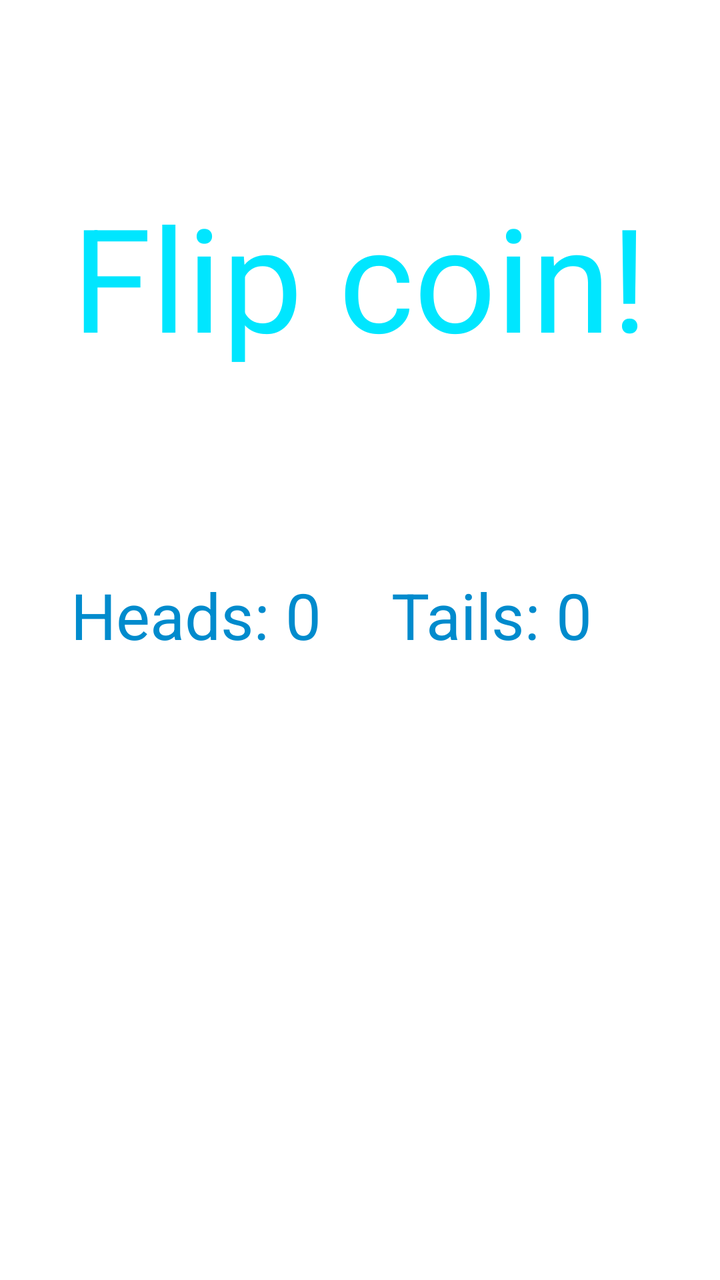
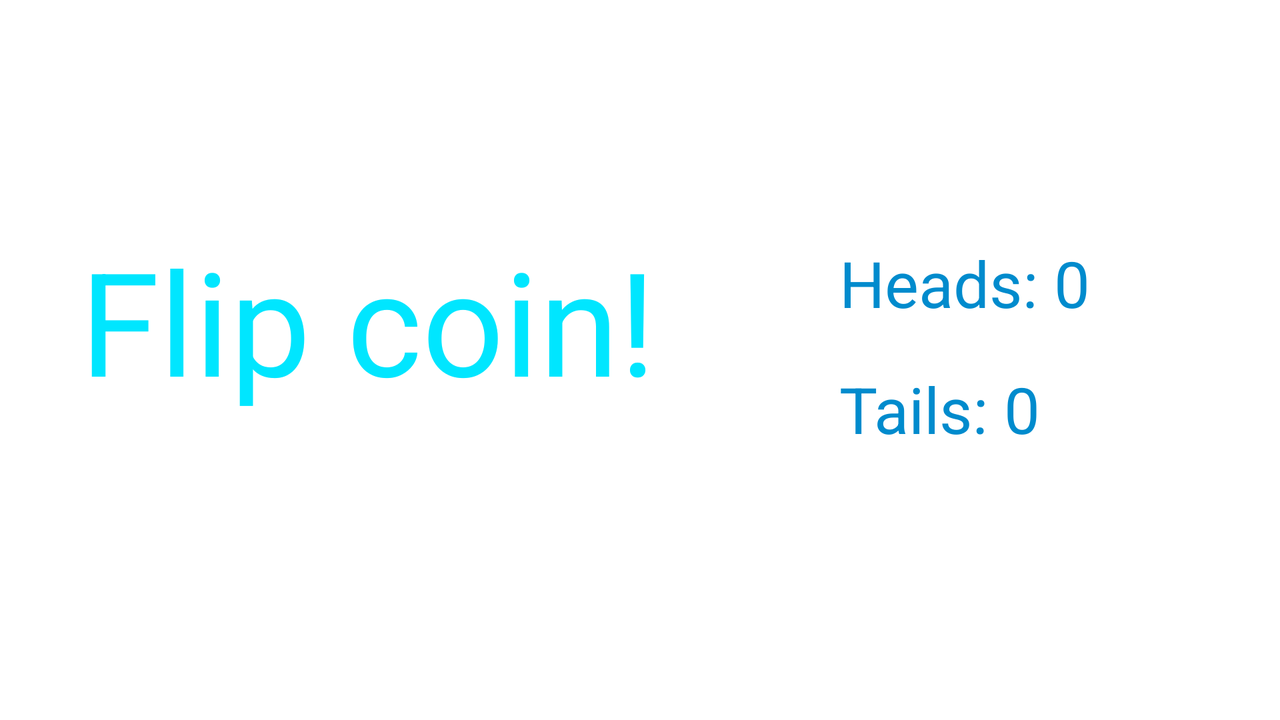

One screen, two layout resources from the same app: the default and the repository's alternative for another configuration. Each is rendered where Android would select it; the XML of both is given below.
<!-- AndroidManifest.xml: application theme Theme.Headsup -->
<!-- res/layout/content_main.xml -->
<?xml version="1.0" encoding="utf-8"?>
<androidx.constraintlayout.widget.ConstraintLayout xmlns:android="http://schemas.android.com/apk/res/android"
    xmlns:app="http://schemas.android.com/apk/res-auto"
    android:layout_width="match_parent"
    android:layout_height="match_parent"
    app:layout_behavior="@string/appbar_scrolling_view_behavior">

    <TextView
        android:id="@+id/resultText"
        android:layout_width="wrap_content"
        android:layout_height="wrap_content"
        android:layout_marginTop="@dimen/ResultTopMargin"
        android:gravity="center"
        android:text="@string/ResultOriginalText"
        android:textSize="@dimen/ResultTextSize"
        android:textColor="@color/ResultCoin"
        app:layout_constraintLeft_toLeftOf="parent"
        app:layout_constraintRight_toRightOf="parent"
        app:layout_constraintTop_toTopOf="parent" />

    <TextView
        android:id="@+id/headsCountText"
        android:layout_width="wrap_content"
        android:layout_height="wrap_content"
        android:layout_marginTop="@dimen/HeadsCounterTopMargin"
        android:text="@string/HeadsCounterOriginal"
        android:textSize="@dimen/CoinsResultTextSize"
        android:textColor="@color/Coins"
        app:layout_constraintEnd_toStartOf="@+id/tailsCountText"
        app:layout_constraintStart_toStartOf="parent"
        app:layout_constraintTop_toBottomOf="@id/resultText" />

    <TextView
        android:id="@+id/tailsCountText"
        android:layout_width="wrap_content"
        android:layout_height="wrap_content"
        android:layout_marginEnd="@dimen/TailsMarginEnd"
        android:text="@string/TailsCounterOriginal"
        android:textSize="@dimen/CoinsResultTextSize"
        android:textColor="@color/Coins"
        app:layout_constraintEnd_toEndOf="parent"
        app:layout_constraintTop_toTopOf="@+id/headsCountText" />


</androidx.constraintlayout.widget.ConstraintLayout>
<!-- resources referenced by this layout -->
<resources>
  <color name="Coins">#008BCD</color>
  <color name="ResultCoin">#00E6FF</color>
  <dimen name="CoinsResultTextSize">32sp</dimen>
  <dimen name="HeadsCounterTopMargin">100dp</dimen>
  <dimen name="ResultTextSize">72sp</dimen>
  <dimen name="ResultTopMargin">90dp</dimen>
  <dimen name="TailsMarginEnd">64dp</dimen>
  <string name="HeadsCounterOriginal">Heads: 0</string>
  <string name="ResultOriginalText">Flip coin!</string>
  <string name="TailsCounterOriginal">Tails: 0</string>
  <style name="Theme.Headsup" parent="Theme.MaterialComponents.DayNight.NoActionBar">
          
          <item name="colorPrimary">@color/purple_500</item>
          <item name="colorPrimaryVariant">@color/purple_700</item>
          <item name="colorOnPrimary">@color/white</item>
  
          
          <item name="colorSecondary">@color/teal_200</item>
          <item name="colorSecondaryVariant">@color/teal_700</item>
          <item name="colorOnSecondary">@color/black</item>
  
          
      </style>
  <color name="purple_500">#6200EE</color>
  <color name="purple_700">#3700B3</color>
  <color name="white">#FFFFFFFF</color>
  <color name="teal_200">#03DAC5</color>
  <color name="teal_700">#018786</color>
  <color name="black">#FF000000</color>
</resources>
<!-- res/layout-land/content_main.xml (the repository's variant of the layout above) -->
<!-- drawn on the phone turned sideways -->
<?xml version="1.0" encoding="utf-8"?>
<androidx.constraintlayout.widget.ConstraintLayout xmlns:android="http://schemas.android.com/apk/res/android"
    xmlns:app="http://schemas.android.com/apk/res-auto"
    xmlns:tools="http://schemas.android.com/tools"
    android:layout_width="match_parent"
    android:layout_height="match_parent"
    tools:context=".MainActivity">

    <TextView
        android:id="@+id/resultText"
        android:layout_width="wrap_content"
        android:layout_height="wrap_content"
        android:gravity="center|top"
        android:text="@string/ResultOriginalText"
        android:textColor="@color/ResultCoin"
        android:textSize="@dimen/ResultTextSize"
        android:layout_marginStart="40dp"
        android:layout_marginBottom="40dp"
        app:layout_constraintBottom_toBottomOf="parent"
        app:layout_constraintStart_toStartOf="parent"
        app:layout_constraintTop_toTopOf="parent"/>

    <TextView
        android:id="@+id/headsCountText"
        android:layout_width="wrap_content"
        android:layout_height="wrap_content"
        android:layout_marginTop="120dp"
        android:text="@string/HeadsCounterOriginal"
        android:textColor="@color/Coins"
        android:textSize="@dimen/CoinsResultTextSize"
        app:layout_constraintStart_toStartOf="@+id/tailsCountText"
        app:layout_constraintTop_toTopOf="parent" />

    <TextView
        android:id="@+id/tailsCountText"
        android:layout_width="wrap_content"
        android:layout_height="wrap_content"
        android:layout_marginTop="20dp"
        android:layout_marginEnd="120dp"
        android:text="@string/TailsCounterOriginal"
        android:textColor="@color/Coins"
        android:textSize="@dimen/CoinsResultTextSize"
        app:layout_constraintEnd_toEndOf="parent"
        app:layout_constraintTop_toBottomOf="@+id/headsCountText" />

</androidx.constraintlayout.widget.ConstraintLayout>
<!-- resources referenced by the variant -->
<!-- as the phone turned sideways resolves them -->
<resources>
  <color name="Coins">#008BCD</color>
  <color name="ResultCoin">#00E6FF</color>
  <dimen name="CoinsResultTextSize">32sp</dimen>
  <dimen name="ResultTextSize">72sp</dimen>
  <string name="HeadsCounterOriginal">Heads: 0</string>
  <string name="ResultOriginalText">Flip coin!</string>
  <string name="TailsCounterOriginal">Tails: 0</string>
  <style name="Theme.Headsup" parent="Theme.MaterialComponents.DayNight.NoActionBar">
          
          <item name="colorPrimary">@color/purple_500</item>
          <item name="colorPrimaryVariant">@color/purple_700</item>
          <item name="colorOnPrimary">@color/white</item>
  
          
          <item name="colorSecondary">@color/teal_200</item>
          <item name="colorSecondaryVariant">@color/teal_700</item>
          <item name="colorOnSecondary">@color/black</item>
  
          
      </style>
  <color name="purple_500">#6200EE</color>
  <color name="purple_700">#3700B3</color>
  <color name="white">#FFFFFFFF</color>
  <color name="teal_200">#03DAC5</color>
  <color name="teal_700">#018786</color>
  <color name="black">#FF000000</color>
</resources>
